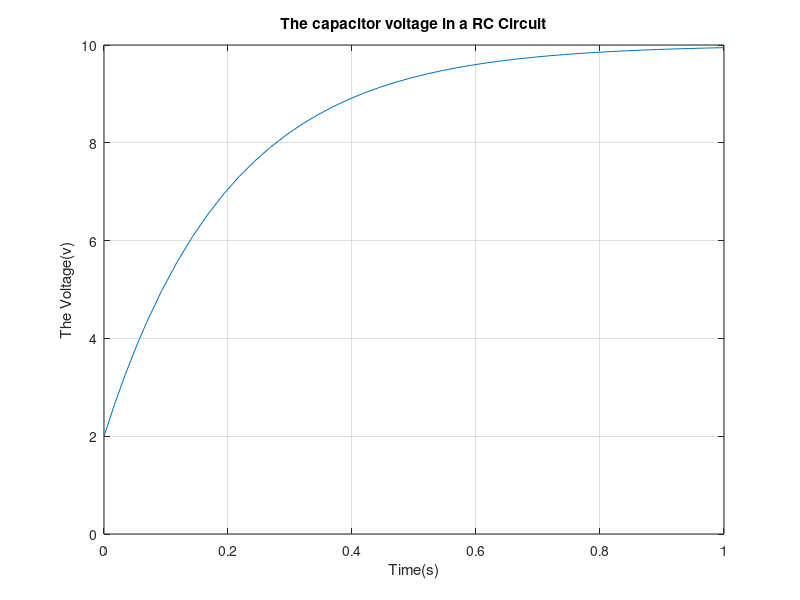

Source code (MATLAB):
%RC circuit application
%Define constants
RC = 0.2;
vi = 2;
va = 10;
%Use ode 45 to solve the differential equation
%Solve for voltage after 0.25s
[t,V] = ode45(@(t,V) (va-V)/RC, [0 0.25],vi);
n = length(V);
fprintf("The voltage after 0.25s is %f V.\n",V(n))
%Solve for voltage after 0.5s
[t,V] = ode45(@(t,V) (va-V)/RC, [0 0.5],vi);
n = length(V);
fprintf("The voltage after 0.5s is %f V.\n",V(n))
%Solve for voltage after 1s
[t,V] = ode45(@(t,V) (va-V)/RC, [0 1],vi);
n = length(V);
fprintf("The voltage after 1s is %f V.\n",V(n))
% Logical comparison
near8v = V>7.9 & V<8.1;
time8v = t(near8v);
fprintf("It will take %.2f seconds for the voltage to reach 8V.\n", time8v)
plot(t,V)
ylim([0 10])
grid on
title("The capacitor voltage in a RC Circuit")
xlabel("Time(s)")
ylabel("The Voltage(v)")
